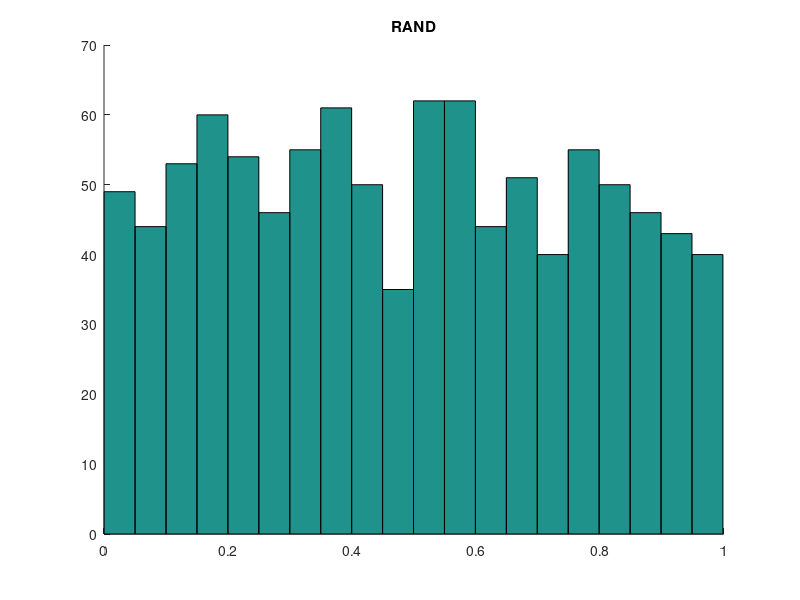
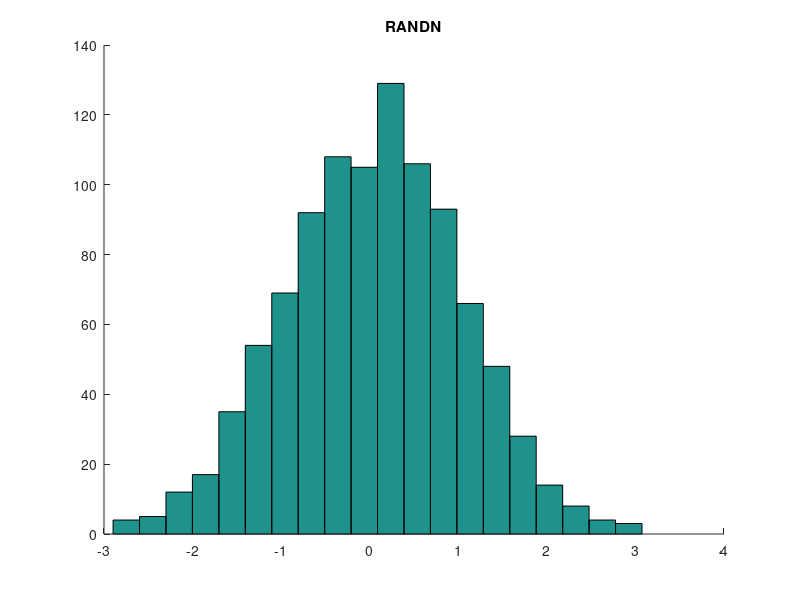
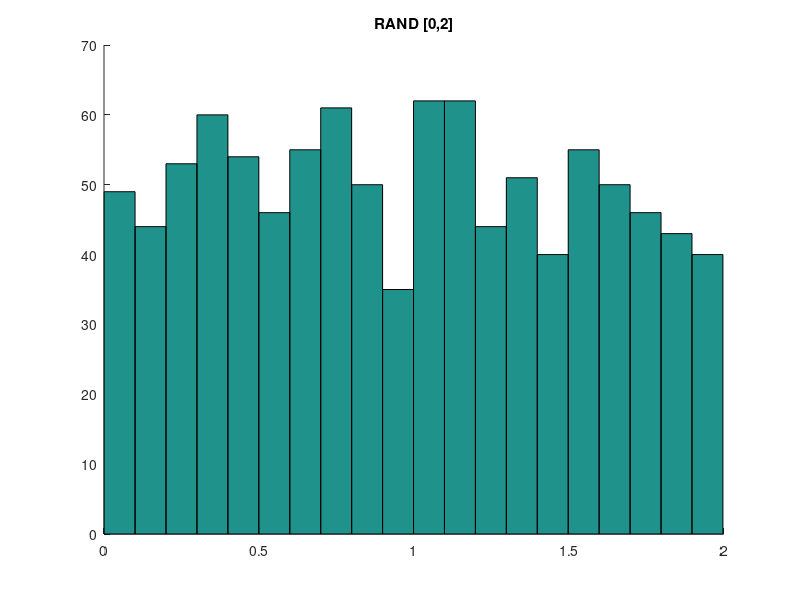
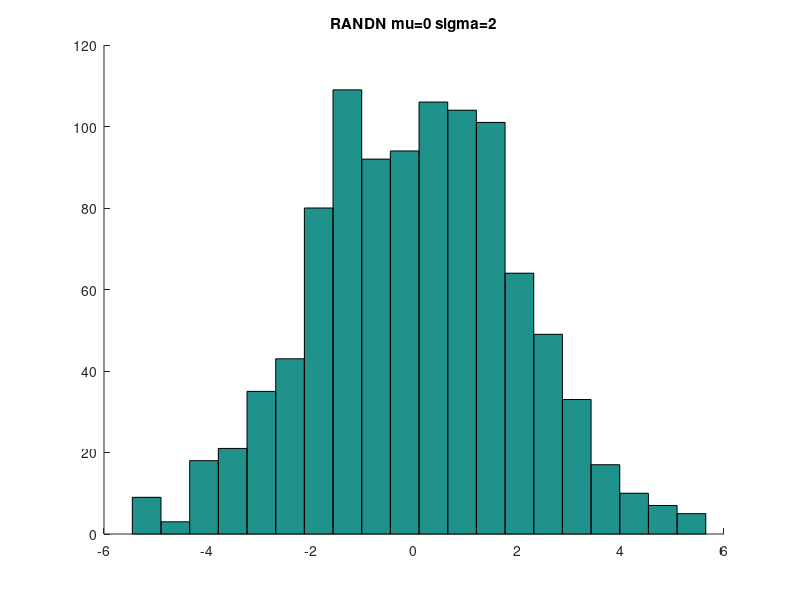

MATLAB code for these plots, in order:
clc
clear
close all

N=1000;

y=rand(1,N);

figure(1)
hold on
hist(y,20)
title('RAND')

z=randn(1,N);

figure(2)
hold on
hist(z,20)
title('RANDN')

%--------------

a=0;
b=2;
w=a+(b-a)*y;

figure(3)
hold on
hist(w,20)
title(['RAND [',num2str(a),',',num2str(b),']'])


med=0;
sig=2;
u=normrnd(med,sig,1,N);

figure(4)
hold on
hist(u,20)
title(['RANDN mu=',num2str(med),' sigma=',num2str(sig)])

